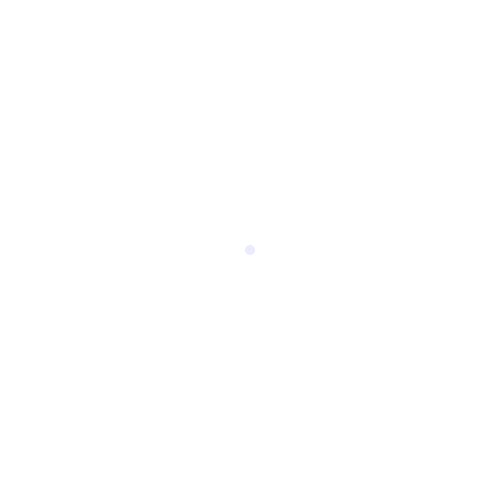
Frame 1 (no input)
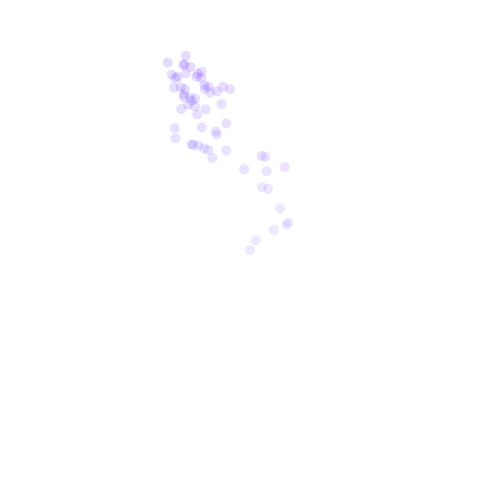
Frame 60 (the mouse pressed at the canvas centre just before this capture)
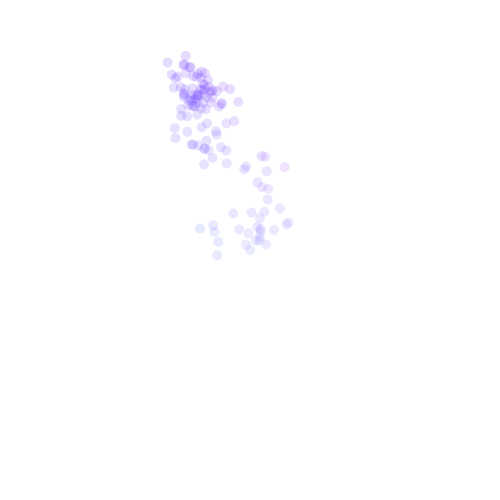
Frame 120 (the mouse held since frame 60 and released just before this capture)

The Processing sketch that drew these frames (run headless with seeded random() and noise(); from frame 60 on, the mouse is pressed at the canvas centre):

// Processing sketch: sketch_3
// ── sketch_3.pde
float x = 250; // initial x position
float y = 250; // initial y position

void setup() {
  size(500, 500); // canvas size
  noStroke(); // no outline
  background(255); //white background
}

void draw() {
  // color mapping
  // map the circle's x position to a value between 0 and 255
  float r = map(x, 0, width, 0, 255);
  // map the circle's y position to a value between 0 and 255
  float g = map(y, 0, height, 0, 255);
  // blue always stays the same
  float b = 255;
  
  fill(r, g, b, 40);
  
  // make an ellipse
  ellipse(x, y, 10, 10);
  
  // move x to a slightly new position
  // but constrain it to the canvas width
  x = constrain(x + random(-20, 20), 0, width);
  
  // move y to a slightly new position
  // but constrain it to the canvas height
  y = constrain(y + random(-20, 20), 0, height);
  
  // print the position of the canvas to the console
  println(x, y);
}
